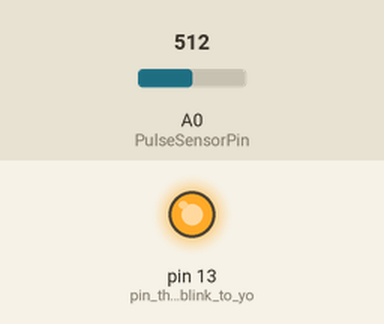
Bench run of a sketch on a simulated Arduino Uno, built with avr-gcc and run on an emulated ATmega328P. Parts: output pins drawn as LEDs (lit = HIGH). Inputs (shaded band) come from the test bench; at power-on: A0 (PulseSensorPin) = 512. What the sketch prints to the serial monitor is not drawn.

Above: at 0.1 s.
At 0.6 s:
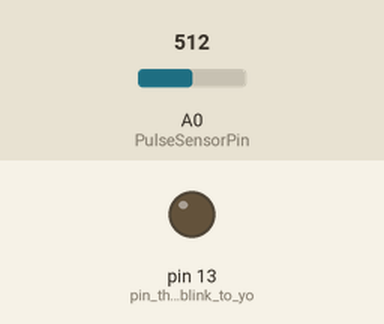
Timing chart, 0 to 3.0 s (numbered marks = the images above):
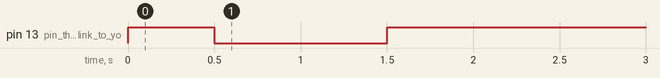

The sketch:

pulse.ino
```cpp
/*  PulseSensor Starter Project and Signal Tester
    The Best Way to Get Started  With, or See the Raw Signal of, your PulseSensor.com™ & Arduino.
    Here is a link to the tutorial
    https://pulsesensor.com/pages/code-and-guide
    WATCH ME (Tutorial Video):
    https://www.youtube.com/watch?v=RbB8NSRa5X4
*/
#define codeversion 1 //version of the code running (used during initialization)
#define PulseSensorPin 0  // Pulse Sensor PURPLE WIRE connected to ANALOG PIN 0
#define readingloop  406 //times to read the sensor before averaging it and printing it. 406 == 150 prints/sec (before psudo code addition)
#define numhistoricalreadings 450 //number of samples to store in the buffer
#define thresholdoveravg 150
#define samplespersec 150 //make sure this is accurate, it is used for BPM calculations
#define numhistoricalhbs 10 //number of historical heartbeats to track

int reading = 0;         // holds the incoming raw data. Signal value can range from 0-1024
short historicalbuffer[numhistoricalreadings]; //last 450 samples
short historicalindex = 0; //where to insert reading
int historicalavg = 0; //average of raw samples from the historical buffer
boolean upbeat = true;
short lastbeat = 0;//counter of the number of samples since last HB detected
short historicalhbs[numhistoricalhbs]; //buffer of last 10 HBs, value = number of readings between beats
byte hbindex = 0; //what is the current index to insert new values into the historicalhbs array
byte bpm = 0; //beats per minute
boolean throwawaybeat = true; //the first beat the sensor detects will likely have too high of a reading since the last (non existent) beat, don't use this beat

byte numhbnotdetected = 0; //number of times a hb hasn't been detected in a row (2 seconds x hbnotdetected = seconds where a hb wasn't detected). Used to enable pseudo output
short pseudoraw[112] = {430, 432, 434, 437, 438, 441, 442, 444, 445, 444, 443, 442, 441, 441, 444, 452, 466, 488, 519, 557, 607, 666, 729, 791, 857, 907, 950, 981, 995, 996, 996, 990, 970, 945, 917, 886, 853,
                        815, 776, 739, 703, 666, 635, 604, 576, 549, 525, 503, 483, 464, 449, 432, 420, 410, 403, 398, 395, 397, 402, 409, 417, 426, 437, 449, 461, 473, 484, 494, 503, 511, 518, 523, 526, 527,
                        526, 523, 519, 509, 500, 490, 479, 468, 456, 445, 436, 428, 422, 416, 408, 402, 396, 392, 389, 388, 389, 390, 392, 393, 394, 396, 399, 400, 402, 404, 406, 409, 412, 416, 421, 424, 426, 428
                       };
short pseudoavg[112] = {504, 504, 504, 504, 504, 504, 504, 504, 504, 504, 504, 504, 504, 504, 504, 504, 504, 504, 504, 504, 505, 505, 506, 506, 507, 509, 510, 511, 512, 514, 515, 516, 518, 519, 520, 521, 522,
                        523, 524, 525, 525, 526, 526, 527, 527, 527, 528, 528, 528, 528, 528, 528, 528, 528, 528, 528, 528, 527, 527, 527, 527, 527, 527, 527, 527, 527, 527, 527, 528, 528, 528, 528, 528, 528,
                        528, 529, 529, 529, 529, 528, 528, 528, 527, 526, 525, 524, 523, 522, 521, 520, 519, 517, 516, 513, 512, 510, 508, 508, 507, 507, 507, 506, 506, 506, 506, 506, 506, 506, 506, 506, 506, 506
                       };
short pseudothresh[112] = {654, 654, 654, 654, 654, 654, 654, 654, 654, 654, 654, 654, 654, 654, 654, 654, 654, 654, 654, 654, 655, 655, 656, 656, 657, 659, 660, 661, 662, 664, 665, 666, 668, 669, 670, 671, 672,
                           673, 674, 675, 675, 676, 676, 677, 677, 677, 678, 678, 678, 678, 678, 678, 678, 678, 678, 678, 678, 677, 677, 677, 677, 677, 677, 677, 677, 677, 677, 677, 678, 678, 678, 678, 678, 678,
                           678, 679, 679, 679, 679, 678, 678, 678, 677, 676, 675, 674, 673, 672, 671, 670, 669, 667, 666, 663, 662, 660, 658, 658, 657, 657, 657, 656, 656, 656, 656, 656, 656, 656, 656, 656, 656, 656
                          };

// The SetUp Function:
void setup() {
  pinMode(LED_BUILTIN, OUTPUT); // pin that will blink to your heartbeat
  Serial.begin(115200);        // Set's up Serial Communication at certain speed.

  for (byte i = 0; i < codeversion; i++) { //blink the onboard led for 1 second to show what code version is running
    digitalWrite(LED_BUILTIN, HIGH); //led off
    delay(500);
    digitalWrite(LED_BUILTIN, LOW); //led on
    delay(1000);
    digitalWrite(LED_BUILTIN, HIGH); //led off
    delay(500);
  }

  delay(4000); //give the user time to connect to the serial port to read the version
  Serial.print("version ");
  Serial.println(codeversion);
}

// The Main Loop Function
void loop() {
  reading = 0; //raw pulse level read from the ADC, reseet to 0 prior to reading it (since we use +=)
  for (short i = 0; i < readingloop; i++) { //read the raw ADC level multiple times to slow down overall output to ~150 samples/sec
    reading += analogRead(PulseSensorPin); // Read the PulseSensor's value, add it to the 'reading' value
  }
  reading /= readingloop; //now reading is averaged out across multiple reads, ready to print raw and use to calculate averages and HBs

  //store reading in buffer, and calculate average
  historicalbuffer[historicalindex] = reading; //store reading in history buffer
  historicalindex++; //move to next position in the array
  historicalindex %= numhistoricalreadings; //roll over if necessary
  historicalavg = 0; //reset average
  for (short i = 0; i < numhistoricalreadings; i++) { //calculate the current average
    historicalavg += historicalbuffer[i];
  }
  historicalavg /= numhistoricalreadings; //divide by the number of readings we sumed up

  //detect beat logic: set a threshold that is 'thresholdoveravg' above the average
  //                   if reading is above threshold and starts to fall (compared to 3 samples ago) detect a HB
  short threesamplesago = historicalindex - 3;
  if ( threesamplesago < 0 ) {
    threesamplesago = numhistoricalreadings + threesamplesago;  //wrap around if the value is negative (range: 0 to numhistoricalreadings-1)
  }

  if (upbeat && reading > (historicalavg + thresholdoveravg) //if reading is increasing (or before a HB), and reading is above the threshold
      && reading < historicalbuffer[threesamplesago]) { //and the reading was just lower than 3 samples ago (just started to fall) then peak of HB detected
    if (throwawaybeat) { //don't record the time since last HB, on the first HB we detect (since it will likely be wrong
      throwawaybeat = false; //but record the next one
    } else { //if this is the second (or more) HB in a row, use it
      historicalhbs[hbindex] = lastbeat; //store the number of samples read since last HB was detected
    }
    hbindex++; //increment index
    hbindex %= numhistoricalhbs; //wrap around to 0 if needed
    upbeat = false; //prevent detection of a new HB until we fall under the threshold
    lastbeat = 0; //clear counter for the number of samples until the next HB
    numhbnotdetected = 0; //we detected a hb, clear this counter. used for pseudo output

    //calculate BPM
    short numsamplesbetweenhbs = 0;
    for (byte i = 0; i < numhistoricalhbs; i++) { //add up the number of samples between the last HBs we are recording
      if (historicalhbs[i] == 0) { //if we havent recorded 10 hbs yet
        numsamplesbetweenhbs = 0;  //bail out
        bpm = 0; //we won't have a correct bpm reading
        break;
      } else { //if we have detected 10 heartbeats
        numsamplesbetweenhbs += historicalhbs[i];
      }
    }//for() add up samples since last hb

    numsamplesbetweenhbs /= numhistoricalhbs; //average it out over the last HBs we recorded
    if (numsamplesbetweenhbs != 0) { //divide by 0 check
      bpm = (samplespersec * 60) / (numsamplesbetweenhbs);
    }

  } else if (!upbeat && reading < historicalavg) { //we fell back below the average after a peak
    upbeat = true; //now start looking for the next peak
  }//endif hb detected

  lastbeat++; //how many samples were recorded since last HB
  if (lastbeat > (samplespersec * 2)) { //if we haven't detected a HB in 2 seconds, something is wrong
    lastbeat = 0; //clear lastbeat (so it doesn't roll over, not strictly necessary)
    bpm = 0; //clear bpm
    throwawaybeat = true; //when we detect the first HB, don't use the time since last HB since it will likely be wrong
    historicalhbs[hbindex] = 0; //add a 0 to the array so we will have to wait for 10 good readings before calculating again
    hbindex++; //increment index
    hbindex %= numhistoricalhbs; //wrap around to 0 if needed

    if(numhbnotdetected <= 13){ //if we aren't detecting samples for up to 13x 2sec periods
      numhbnotdetected++; //we didn't detect a hb for a certain amount of time, increment counter, once it reaches 14 we will print pseudo samples
    }
  }
  if (numhbnotdetected <= 13) { //if we are not printing pseudo samples
    Serial.print("raw:");
    Serial.print(reading); //print out this sample
    Serial.print(" avg:");
    Serial.print(historicalavg); //avg
    Serial.print(" thresh:");
    Serial.print(historicalavg + thresholdoveravg); //high threshold
    Serial.print(" bpm:");
    Serial.println(bpm);

    if (reading > historicalavg + thresholdoveravg) { //light up the built in LED when the reading is over the threshold
      digitalWrite(LED_BUILTIN, LOW); // turn on led
    } else {
      digitalWrite(LED_BUILTIN, HIGH); // turn off led
    }
  } else { // >= 14 if we didn't detect a hb for 30 sec, used for pseudo output
    //numhbnotdetected 14-126 is pseudo sample (112 samples)
    byte tempindex = numhbnotdetected - 14; //calc ahead of time
    Serial.print("raw:");
    Serial.print(pseudoraw[tempindex]);
    Serial.print(" avg:");
    Serial.print(pseudoavg[tempindex]);
    Serial.print(" thresh:");
    Serial.print(pseudothresh[tempindex]);
    Serial.println(" bpm:80");
    //blink leds quickly
    if( (tempindex/14)%2 ){ //break up the psuedo hb into 8 time segments, blink led
      digitalWrite(LED_BUILTIN, LOW); // turn on led
    }else{
      digitalWrite(LED_BUILTIN, HIGH); // turn off led
    }

    numhbnotdetected++; //increment to move to next pseudo sample
    if(numhbnotdetected == 126) { //if we've printed out 150 pseudo samples, loop back and do it again
      numhbnotdetected = 14;//reset counter and start printing the sample again
    }
  }//numhbnotdetected check to see if we should print pseudo HBs

}
```
